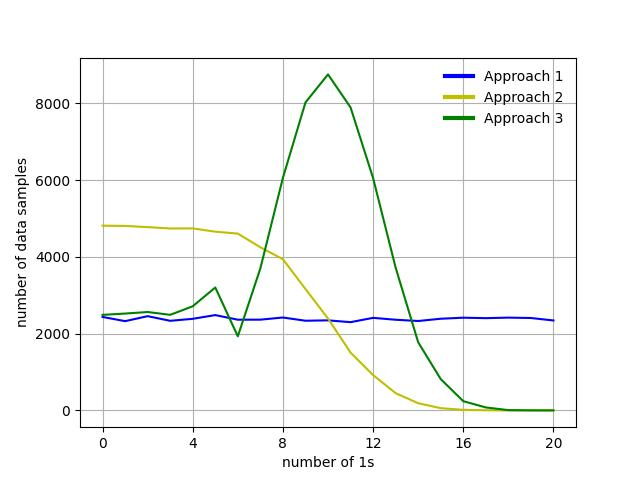

This chart was generated by the following Python code:
from parityfunction.Data.utils import ParityDataset
from collections import Counter
import matplotlib.pyplot as plt
import numpy as np

n_samples = 50000
n_elems = 20

approach1 = ParityDataset(n_samples=n_samples,
                          n_elems=n_elems,
                          n_nonzero_min=0,
                          n_nonzero_max=n_elems,
                          exclude_dataset=None,
                          unique=False,
                          model='mlp',
                          approach=1,
                          data_augmentation=0)

approach2 = ParityDataset(n_samples=n_samples,
                          n_elems=n_elems,
                          n_nonzero_min=0,
                          n_nonzero_max=n_elems,
                          exclude_dataset=None,
                          unique=False,
                          model='mlp',
                          approach=2,
                          data_augmentation=0)

approach3 = ParityDataset(n_samples=n_samples,
                          n_elems=n_elems,
                          n_nonzero_min=0,
                          n_nonzero_max=n_elems,
                          exclude_dataset=None,
                          unique=False,
                          model='mlp',
                          approach=3,
                          data_augmentation=0.3)

data1 = {i: 0 for i in range(n_elems+1)}
for i, j in Counter((approach1.X == 1).sum(dim=1).numpy()).items():
    data1[i] = j
data1 = sorted(data1.items(), key=lambda i: i[0])

data2 = {i: 0 for i in range(n_elems+1)}
for i, j in Counter((approach2.X == 1).sum(dim=1).numpy()).items():
    data2[i] = j
data2 = sorted(data2.items(), key=lambda i: i[0])

data3 = {i: 0 for i in range(n_elems+1)}
for i, j in Counter((approach3.X == 1).sum(dim=1).numpy()).items():
    data3[i] = j
data3 = sorted(data3.items(), key=lambda i: i[0])

print(data1)
print(data2)
print(data3)

plt.plot([i[0] for i in data1], [i[1] for i in data1], color='b', linewidth=1.5, label='Approach 1')
plt.plot([i[0] for i in data2], [i[1] for i in data2], color='y', linewidth=1.5, label='Approach 2')
plt.plot([i[0] for i in data3], [i[1] for i in data3], color='g', linewidth=1.5, label='Approach 3')

plt.ylabel(f'number of data samples')
plt.xlabel('number of 1s')
plt.grid(True)
plt.xticks(np.arange(0, n_elems+1, step=4))
leg = plt.legend(loc='best', frameon=False)
for line in leg.get_lines():
    line.set_linewidth(3)

plt.savefig(f'data_generation.jpg')
plt.show()




